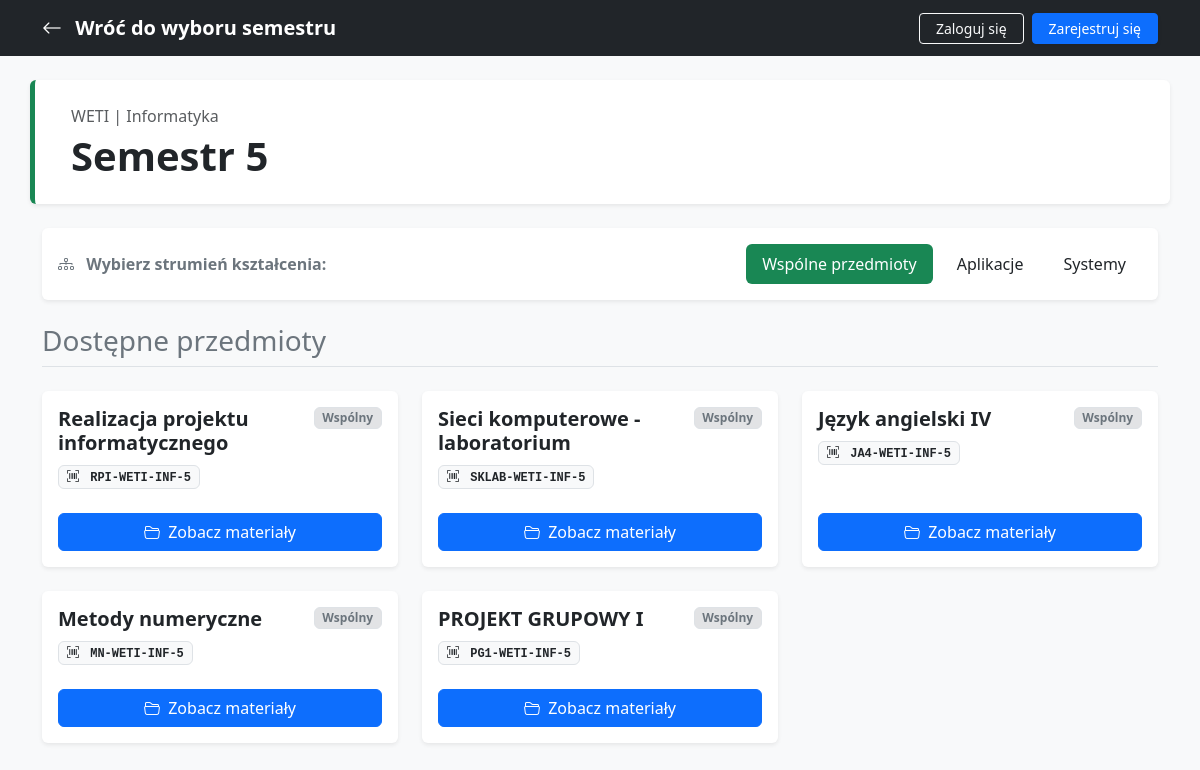
The page /field/1/semester/5 on the database its author committed.
### resources/models.py (models this page shows, shortened)
class FieldOfStudy(models.Model):
    name = models.CharField(max_length=100)
    faculty = models.ForeignKey(Faculty, on_delete=models.CASCADE, related_name="field_of_study")

class Faculty(models.Model):
    name = models.CharField(max_length=150)
    abbreviation = models.CharField(max_length=10, unique=True)

class Subject(models.Model):
    name = models.CharField(max_length=100)
    code = models.CharField(max_length=30, unique=True) # eg. ETI-INF-2026
    semester = models.IntegerField()
    field_of_study = models.ForeignKey(FieldOfStudy, on_delete=models.CASCADE, related_name="subjects")
    STREAM_CHOICES = [
        ('ALL', 'Wspólny'),
        ('APP', 'Aplikacje'),
        ('SYS', 'Systemy'),
    ]
    stream = models.CharField(
        max_length=3,
        choices=STREAM_CHOICES,
        default='ALL'
    )

### resources/views.py (the view)
# urls.py: path('field/<int:field_id>/semester/<int:semester_id>', views.semester_detail, name='semester_detail'),
def semester_detail(request, field_id, semester_id):
    field = FieldOfStudy.objects.get(id=field_id)
    selected_stream = request.GET.get('stream', 'ALL')
    subjects = Subject.objects.filter(field_of_study=field, semester=semester_id, stream=selected_stream)
    context = {
        'field': field,
        'subjects': subjects,
        'semester_number': semester_id,
        'selected_stream': selected_stream,
    }
    return render(request, 'resources/semester_detail.html', context)

### resources/templates/resources/semester_detail.html (shortened to what this page needs)
<!DOCTYPE html>
<html lang="pl">
<head>
    <link href="https://cdn.jsdelivr.net/npm/bootstrap@5.3.0/dist/css/bootstrap.min.css" rel="stylesheet">
    <link rel="stylesheet" href="https://cdn.jsdelivr.net/npm/bootstrap-icons@1.11.1/font/bootstrap-icons.css">
</head>
<body class="bg-light">
    <nav class="navbar navbar-dark bg-dark mb-4">
        <div class="container d-flex justify-content-between align-items-center">
            <a class="navbar-brand fw-bold" href="{% url 'field_detail' field.id %}">
                <i class="bi bi-arrow-left me-2"></i> Wróć do wyboru semestru
            </a>
            <div class="navbar-nav flex-row align-items-center">
                {% if user.is_authenticated %}
                    <span class="navbar-text text-light me-3 small">
                        <i class="bi bi-person-circle text-primary me-1"></i> Cześć, <strong class="text-white">{{ user.username }}</strong>!
                    </span>
                    <form action="{% url 'logout' %}" method="POST" class="d-inline">
                        {% csrf_token %}
                        <button type="submit" class="btn btn-sm btn-outline-danger fw-medium">
                            <i class="bi bi-box-arrow-left me-1"></i> Wyloguj
                        </button>
                    </form>
                {% else %}
                    <a href="{% url 'login' %}" class="btn btn-sm btn-outline-light fw-medium me-2 px-3">
                        Zaloguj się
                    </a>
                    <a href="{% url 'register' %}" class="btn btn-sm btn-primary fw-medium px-3 shadow-sm">
                        Zarejestruj się
                    </a>
                {% endif %}
            </div>
        </div>
    </nav>
    <div class="container mb-4">
        <div class="row bg-white p-4 rounded shadow-sm border-start border-5 border-success">
            <div class="col">
                <p class="text-muted mb-1 fs-6">
                    {{ field.faculty.abbreviation }} | {{ field.name }}
                </p>
                <h1 class="display-6 fw-bold mb-0">Semestr {{ semester_number }}</h1>
            </div>
        </div>
    </div>
    {% if semester_number == 5 or semester_number == 6 %}
    <div class="container mb-4">
        <div class="bg-white p-3 rounded shadow-sm d-flex flex-column flex-md-row align-items-center justify-content-between">
            <span class="fw-bold text-secondary mb-2 mb-md-0">
                <i class="bi bi-diagram-3 me-2"></i> Wybierz strumień kształcenia:
            </span>
            <div class="nav nav-pills">
                <a href="?stream=ALL" class="nav-link {% if selected_stream == 'ALL' %}active bg-success{% else %}text-dark{% endif %} fw-medium me-2">
                    Wspólne przedmioty
                </a>
                <a href="?stream=APP" class="nav-link {% if selected_stream == 'APP' %}active bg-success{% else %}text-dark{% endif %} fw-medium me-2">
                    Aplikacje
                </a>
                <a href="?stream=SYS" class="nav-link {% if selected_stream == 'SYS' %}active bg-success{% else %}text-dark{% endif %} fw-medium">
                    Systemy
                </a>
            </div>
        </div>
    </div>
    {% endif %}
    <div class="container mb-5">
        <h3 class="mb-4 text-secondary border-bottom pb-2">Dostępne przedmioty</h3>
        <div class="row row-cols-1 row-cols-md-2 row-cols-lg-3 g-4">
            {% for subject in subjects %}
                <div class="col">
                    <div class="card h-100 shadow-sm border-0 hover-effect">
                        <div class="card-body d-flex flex-column">
                            <div class="d-flex justify-content-between align-items-start mb-2">
                                <h4 class="card-title h5 fw-bold text-dark mb-0 me-2">{{ subject.name }}</h4>
                                {% if subject.stream == 'ALL' %}
                                    <span class="badge bg-secondary-subtle text-secondary border">Wspólny</span>
                                {% elif subject.stream == 'APP' %}
                                    <span class="badge bg-primary-subtle text-primary border">Aplikacje</span>
                                {% elif subject.stream == 'SYS' %}
                                    <span class="badge bg-info-subtle text-info border">Systemy</span>
                                {% endif %}
                            </div>
                            <div class="mb-4">
                                <span class="badge bg-light text-dark border font-monospace px-2 py-1">
                                    <i class="bi bi-upc-scan me-1"></i> {{ subject.code }}
                                </span>
                            </div>
                            <a href="{% url 'subject_resources' subject.id %}" class="btn btn-primary mt-auto fw-medium">
                                <i class="bi bi-folder2-open me-1"></i> Zobacz materiały
                            </a>
                        </div>
                    </div>
                </div>
            {% empty %}
                <div class="col-12">
                    <div class="alert alert-warning shadow-sm border-0" role="alert">
                        <i class="bi bi-info-circle me-2"></i> Brak przedmiotów dla wybranych kryteriów w bazie danych.
                    </div>
                </div>
            {% endfor %}
        </div>
    </div>
</body>
</html>

### resources/templates/resources/semester_detail.html (style rules this page uses)
.hover-effect { transition: transform 0.2s ease-in-out; }

### rows shown on the page
FieldOfStudy: faculty.abbreviation "WETI", name "Informatyka"
Subject: name "Realizacja projektu informatycznego", stream "Wspólny", code "RPI-WETI-INF-5"
Subject: name "Sieci komputerowe - laboratorium", stream "Wspólny", code "SKLAB-WETI-INF-5"
Subject: name "Język angielski IV", stream "Wspólny", code "JA4-WETI-INF-5"
Subject: name "Metody numeryczne", stream "Wspólny", code "MN-WETI-INF-5"
Subject: name "PROJEKT GRUPOWY I", stream "Wspólny", code "PG1-WETI-INF-5"

### other values the page prints
{{ semester_number }} "5"
